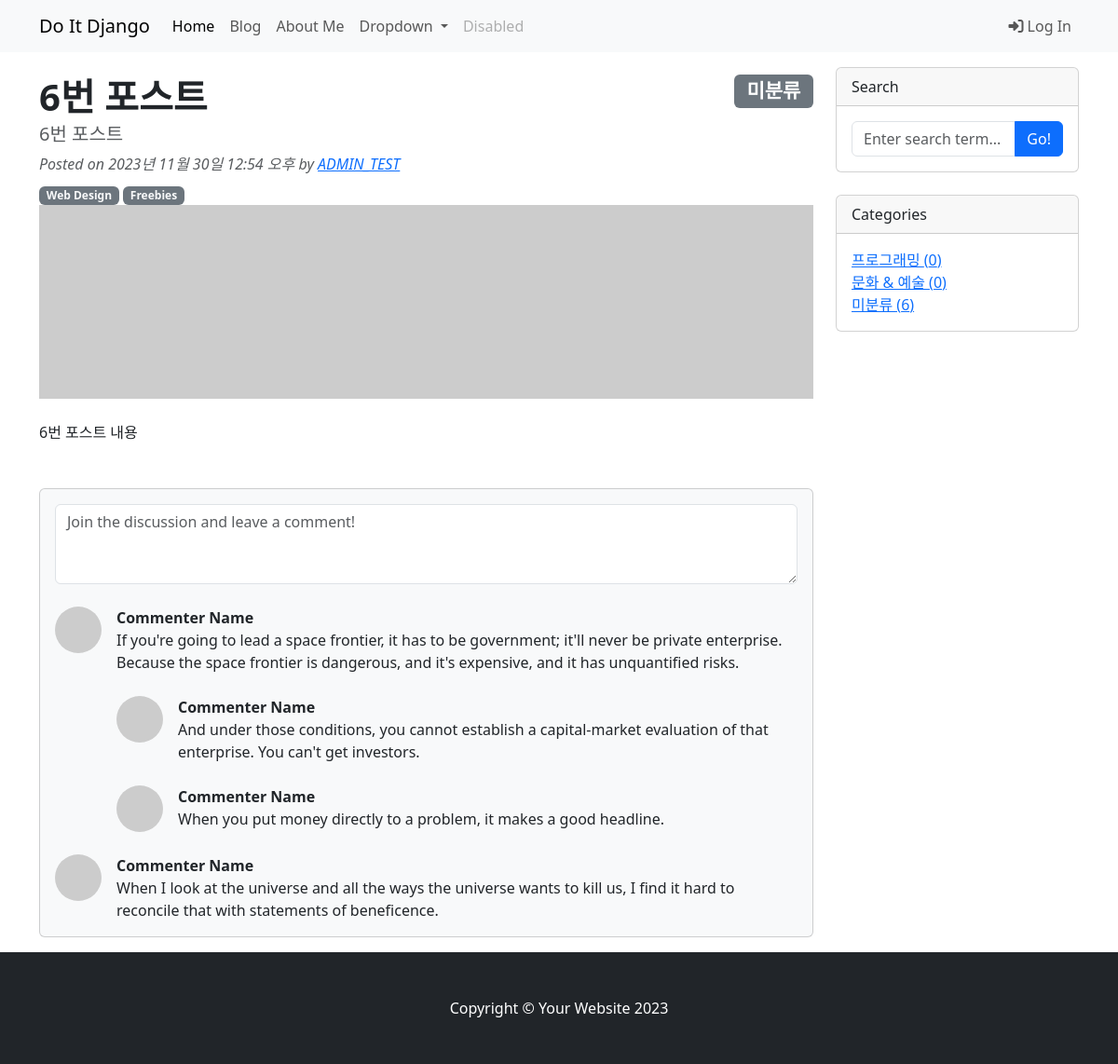
Page /blog/6/ on the earlier database version.
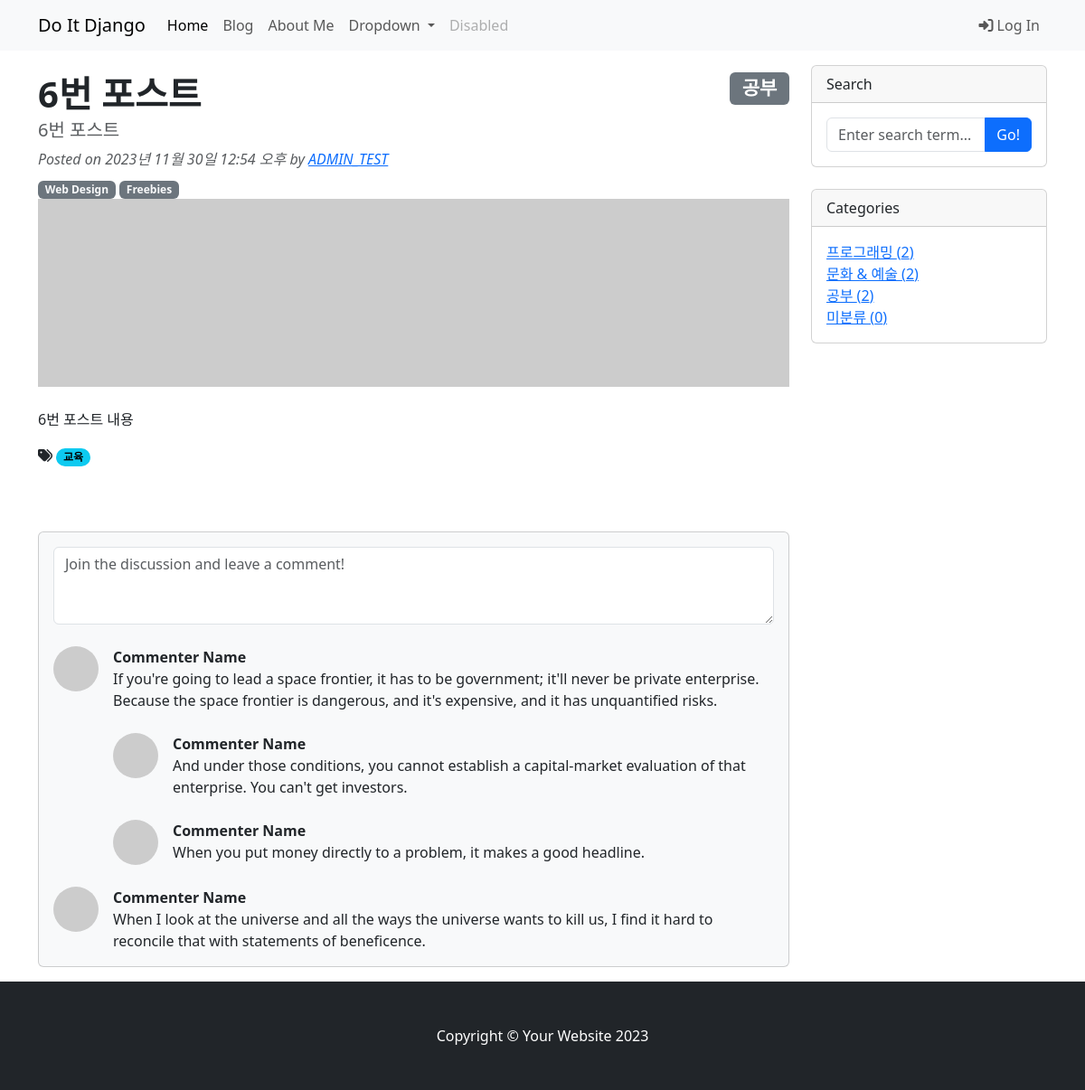
Same page on the later database version.
### blog/models.py (models this page shows, shortened)
class Category(models.Model):
    name = models.CharField(max_length=50, unique=True)
    slug = models.SlugField(max_length=200, unique=True, allow_unicode=True)
    def __str__(self):
        return self.name
    def get_absolute_url(self):
        return f"/blog/category/{self.slug}/"
    class Meta:
        verbose_name_plural = "Categories"

class Post(models.Model):
    title = models.CharField(max_length=30)
    hook_text = models.CharField(max_length=100, blank=True)
    content = models.TextField()
    head_image = models.ImageField(upload_to="blog/images/%Y/%m/%d/", blank=True)
    file_upload = models.FileField(upload_to="blog/files/%Y/%m/%d/", blank=True)
    created_at = models.DateTimeField(auto_now_add=True)
    updated_at = models.DateTimeField(auto_now=True)
    author = models.ForeignKey(User, null=True, on_delete=models.SET_NULL)
    category = models.ForeignKey(
        Category, null=True, blank=True, on_delete=models.SET_NULL
    )
    tags = models.ManyToManyField(Tag, blank=True)

class Tag(models.Model):
    name = models.CharField(max_length=50)
    slug = models.SlugField(max_length=200, unique=True, allow_unicode=True)
    def __str__(self):
        return self.name
    def get_absolute_url(self):
        return f"/blog/tag/{self.slug}/"

### blog/views.py (the view)
# urls.py: path("<int:pk>/", views.PostDetail.as_view()),
class PostDetail(DetailView):
    model = Post
    def get_context_data(self, **kwargs):
        context = super(PostDetail, self).get_context_data()
        context["categories"] = Category.objects.all()
        context["no_category_post_count"] = Post.objects.filter(category=None).count()
        return context

### blog/templates/blog/post_detail.html (shortened to what this page needs)
{% extends 'blog/base.html' %}
{% block main_area %}
  <div id="post-area">
    {% if post.category %}
      <h3>
        <span class="badge bg-secondary float-end">{{ post.category }}</span></h3>
    {% else %}
      <h3>
        <span class="badge bg-secondary float-end">미분류</span></h3>
    {% endif %}
    <h1 class="fw-bolder mb-1">{{ post.title }}</h1>
    <h5 class="text-muted">{{ post.hook_text }}</h5>
    <div class="text-muted fst-italic mb-2">Posted on
      {{ post.created_at }}
      by
      <a href="#">{{ post.author | upper }}</a>
    </div>
    <a class="badge bg-secondary text-decoration-none link-light" href="#!">Web Design</a>
    <a class="badge bg-secondary text-decoration-none link-light" href="#!">Freebies</a>
    <figure class="mb-4">
      {% if post.head_image %}
        <img class="card-img-top" src="{{ post.head_image.url }}" alt=""/>
      {% else %}
        <img class="card-img-top" src="https://picsum.photos/seed/{{ post.id }}/800/200" alt="random_image">
      {% endif %}
    </figure>
    <section class="mb-5">
      <p>{{ post.content }}</p>
      {% if post.tags.exists %}
        <i class="fas fa-tags"></i>
        {% for tag in post.tags.iterator %}
          <a href="{{ tag.get_absolute_url }}">
            <span class="badge rounded-pill text-bg-info">{{ tag }}</span></a>
        {% endfor %}
        <br/>
        <br/>
      {% endif %}
    </section>
  </div>
  <div id="comment-area">
    <div class="card bg-light">
      <div class="card-body">
        <form class="mb-4">
          <textarea class="form-control" rows="3" placeholder="Join the discussion and leave a comment!"></textarea>
        </form>
        <div class="d-flex mb-4">
          <div class="flex-shrink-0"><img class="rounded-circle" src="https://dummyimage.com/50x50/ced4da/6c757d.jpg" alt="..."/>
          </div>
          <div class="ms-3">
            <div class="fw-bold">Commenter Name</div>
            If you're going to lead a space frontier, it has to be government; it'll never be private enterprise. Because the space frontier is dangerous, and it's expensive, and it has unquantified risks.
            <div class="d-flex mt-4">
              <div class="flex-shrink-0"><img class="rounded-circle" src="https://dummyimage.com/50x50/ced4da/6c757d.jpg" alt="..."/></div>
              <div class="ms-3">
                <div class="fw-bold">Commenter Name</div>
                And under those conditions, you cannot establish a capital-market evaluation of that enterprise. You can't get investors.
              </div>
            </div>
            <div class="d-flex mt-4">
              <div class="flex-shrink-0"><img class="rounded-circle" src="https://dummyimage.com/50x50/ced4da/6c757d.jpg" alt="..."/></div>
              <div class="ms-3">
                <div class="fw-bold">Commenter Name</div>
                When you put money directly to a problem, it makes a good headline.
              </div>
            </div>
          </div>
        </div>
        <div class="d-flex">
          <div class="flex-shrink-0"><img class="rounded-circle" src="https://dummyimage.com/50x50/ced4da/6c757d.jpg" alt="..."/>
          </div>
          <div class="ms-3">
            <div class="fw-bold">Commenter Name</div>
            When I look at the universe and all the ways the universe wants to kill us, I find it hard to reconcile that with statements of beneficence.
          </div>
        </div>
      </div>
    </div>
  </div>
{% endblock %}

### blog/templates/blog/base.html (shortened to what this page needs)
<!DOCTYPE html>
{% load static %}
<html>
  <head>
    <link rel="stylesheet" href="{% static 'blog/bootstrap/bootstrap.min.css' %}" media="screen">
  </head>
  <body>
    {% include 'blog/navbar.html' %}
    <div class="container my-3">
      <div class="row">
        <div class="col-md-8 col-lg-9" id="main-area">
          {% block main_area %}{% endblock %}
        </div>
        <div class="col-md-4 col-lg-3">
          <div class="card mb-4">
            <div class="card-header">Search</div>
            <div class="card-body">
              <div class="input-group">
                <input class="form-control" type="text" placeholder="Enter search term..." aria-label="Enter search term..." aria-describedby="button-search"/>
                <button class="btn btn-primary" id="button-search" type="button">Go!</button>
              </div>
            </div>
          </div>
          <div class="card mb-4" id="categories-card">
            <div class="card-header">Categories</div>
            <div class="card-body">
              <div class="row">
                <ul class="list-unstyled mb-0">
                  {% for category in categories %}
                    <li>
                      <a href="{{ category.get_absolute_url }}">{{ category }} ({{category.post_set.count }})</a>
                    </li>
                  {% endfor %}
                  <li>
                    <a href="/blog/category/no_category/">미분류 ({{ no_category_post_count }})</a>
                  </li>
                </ul>
              </div>
            </div>
          </div>
        </div>
      </div>
    </div>
  {% include 'blog/footer.html' %}
</body>
</html>

Differences in the rows shown:
changed Post "6번 포스트": category_id empty → 3 (drawn); category (not shown) → "공부"
added Tag: name "교육"
computed for Category "프로그래밍": post_set.count "0" → "2"
computed for Category "문화 & 예술": post_set.count "0" → "2"
added Category: name "공부", post_set.count "2"
Other differences:
{{ no_category_post_count }}: "6" → "0"
text no longer shown: "미분류"
